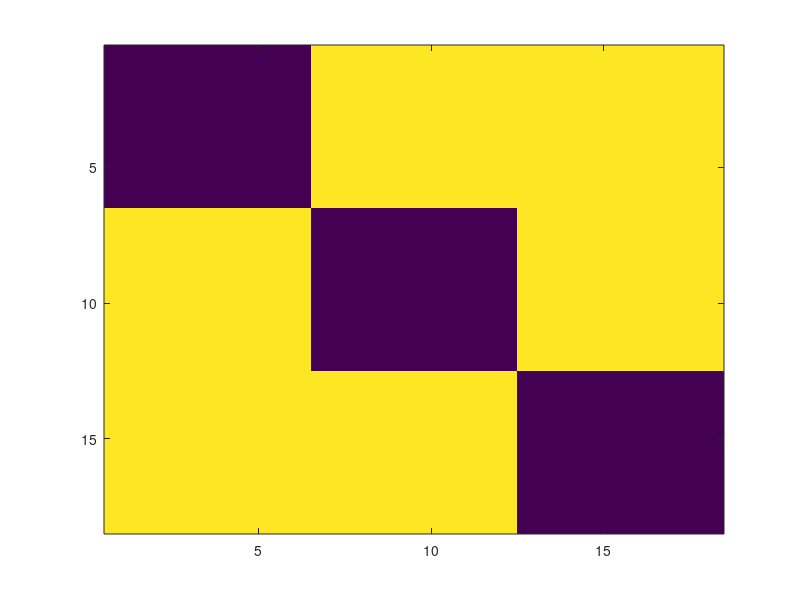

The MATLAB script that drew this image:
function res = rankingMetrics(prediction, labels, rank, filter, short, small, average)

% prediction is supposed to be small for components that are close
% rank is the maximal rank for computing the metrics, e.g. for 5-precision,
% rank=5
% more information on the metrics
% http://en.wikipedia.org/wiki/Information_retrieval
% http://en.wikipedia.org/wiki/Mean_reciprocal_rank
% on hubs and orphans Aucouturier Jasa
% on reversibility Jegou Pami

if ~exist('rank', 'var') || isempty(rank), rank=5; end
if nargin<1
    labels = repmat((1:3), rank+1, 1);
    labels=labels(:);
    filter = repmat((1:6), (rank+1)/2, 1);
    filter=filter(:);
    
    prediction = (repmat(labels, 1, length(labels))==repmat(labels', length(labels), 1));
    prediction = 1-prediction;
    prediction = prediction+eps;
    %   prediction = squareform(rand(length(labels)*(length(labels)-1)/2, 1));
    prediction = prediction .* abs(1-diag(ones(1, size(prediction, 1))));
    imagesc(prediction);
end
if ~exist('filter', 'var') || isempty(filter), filter=1:length(labels); end
if ~exist('short', 'var') || isempty(short), short = 0; end
if ~exist('small', 'var') || isempty(small), small = 0; end
if ~exist('average', 'var') || isempty(short), average = 1; end

labels=labels(:);
if isvector(prediction), prediction = squareform(prediction); end
nbElts = size(prediction, 1);

% sort predictions
[null, si] = sort(prediction);

if rank > size(si, 1)-1
    rank = size(si, 1)-1;
end

% nn & map
v = zeros(nbElts, 3);
l=1;
n = zeros(1, nbElts);
for k=1:nbElts
    if labels(k) ~= 0
        ind = labels(k)==labels;
        c = sum(ind);
        if c>1
            ind = ind(si(si(:,k)~=filter(k), k));
            iRank = min(rank, sum(ind));
            n(l) = mean(ind(1:iRank));
            
            pk = cumsum(ind)./(1:size(ind, 1)).';
            v(l, 1) = sum(pk.*ind)/sum(ind);
            rr = find(ind==1);
            v(l, 2) = 1./rr(1);
            v(l, 3) = sum(ind(1:iRank))/sum(ind);
            l=l+1;
        end
    end
end
% average number of correct answers at rank
res.(['precisionAt' num2str(rank)]) = n';%mean(n, 2);
%
res.meanAveragePrecision = v(:, 1);
% inverse of the rank of the first correct answer
res.meanReciprocalRank = v(:, 2);
% ratio between the number of correct answer at rank and the number of
% correct answers
res.(['recallAt' num2str(rank)]) = v(:, 3);

if ~small
    m=zeros(1, nbElts);
    for k=1:nbElts
        % number of elements per cluster
        nbc = sum(labels==labels(k));
        % number of closest elts which are within the cluster
        nbk = find((labels(si(:, k))==labels(k)), 1, 'last');
        m(k) =  nbc / nbk;
    end
    % number of elements of the shortest ranked list that contains every
    % elements of the class of the query
    res.precisionAtCompleteRecall = m;
    
    
    VI=si(2:min(rank+1, size(si, 1)), :);
    vI = VI(:);
    v = sort(hist(vI, (1:nbElts)));
    % orphean
    res.orpheanRatio = (nbElts-length(unique(vI)))/nbElts;
    % hub
    res.hubRatio = max(v)/nbElts;
    
    % % consistency
    % for k=1:nb
    %     % number of elements per cluster
    %     nbc = sum(labels==labels(k));
    %     % number of closest elts which are within the cluster
    %     nbk = sum(labels(si(1:nbc, k))==labels(k));
    %     m(k) =  nbk / nbc;
    % end
    %
    % e(8) = mean(m);
    
    % reversibility rate: for each query, count the number of neighbors which
    % have the query as neighbor
    rev=0;
    for k=1:nbElts
        for l=2:rank+1
            if sum(si(2:rank+1, si(l, k))==k)
                rev=rev+1;
            else
                disp('');
            end
        end
    end
    res.reversibilityRate=rev/(nbElts*rank);
    res.rank = rank;
end

if short
    r.(['pAt' num2str(rank)]) = res.(['precisionAt' num2str(rank)]);
    r.map = res.meanAveragePrecision;
    r.mrr = res.meanReciprocalRank;
    r.(['rAt' num2str(rank)]) = res.(['recallAt' num2str(rank)]);
    if ~small
        r.pAtR = res.precisionAtCompleteRecall;
        
        r.o = res.orpheanRatio;
        r.hub = res.hubRatio;
        r.rev = res.reversibilityRate;
    end
    res = r ;
end

if average
    names = fieldnames(res);
    for k=1:length(names)
        res.(names{k})  = mean(res.(names{k}));
    end
end




